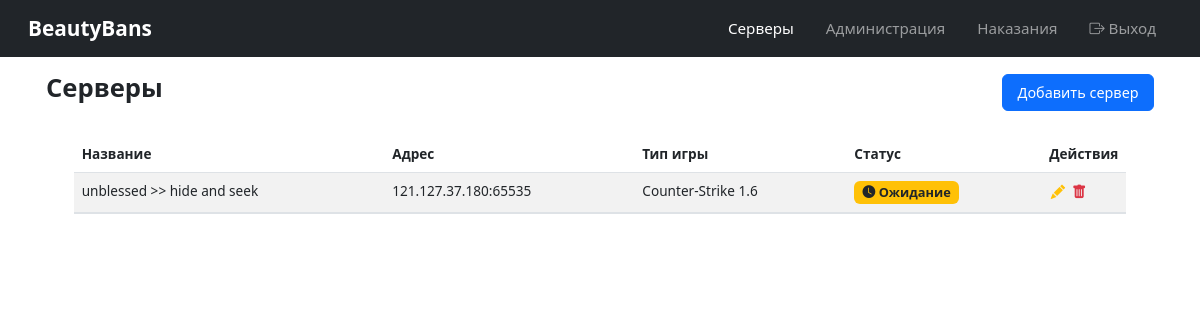
/servers/ (signed in), run on the app's committed database.
### servers/models.py (models this page shows, shortened)
class Server(models.Model):
    GAME_CHOICES = [
        ('cs16', 'Counter-Strike 1.6'),
        ('cs2', 'Counter-Strike 2'),
    ]
    name = models.CharField(max_length=64)
    ip = models.GenericIPAddressField()
    port = models.IntegerField(default=27015)
    rcon_password = models.CharField(max_length=128, blank=True, default='')
    game_type = models.CharField(max_length=8, choices=GAME_CHOICES, default='cs16')
    token = models.UUIDField(default=uuid.uuid4, editable=False, unique=True)
    is_active = models.BooleanField(default=True)
    is_verified = models.BooleanField(default=False, help_text='Верифицирован через API плагина')
    created_at = models.DateTimeField(auto_now_add=True)
    class Meta:
        verbose_name = 'Server'
        verbose_name_plural = 'Servers'

### servers/views.py (the view)
# urls.py: path('', views.servers_list, name='list'),
@login_required
def servers_list(request):
    servers = Server.objects.all().order_by('-created_at')
    return render(request, 'servers/list.html', {'servers': servers})

### servers/templates/servers/list.html (shortened to what this page needs)
{% extends 'base.html' %}
{% block content %}
<div class="d-flex justify-content-between align-items-center mb-4">
    <h1>Серверы</h1>
    <a href="{% url 'servers:add' %}" class="btn btn-primary">Добавить сервер</a>
</div>
{% if servers %}
<div class="table-responsive">
    <table class="table table-striped">
        <thead>
            <tr>
                <th>Название</th>
                <th>Адрес</th>
                <th>Тип игры</th>
                <th>Статус</th>
                <th width="80">Действия</th>
            </tr>
        </thead>
        <tbody>
            {% for server in servers %}
            <tr class="clickable-row" data-server-id="{{ server.id }}">
                <td>{{ server.name }}</td>
                <td>{{ server.ip }}:{{ server.port }}</td>
                <td>{{ server.get_game_type_display }}</td>
                <td>
                    {% if not server.is_active %}
                        <span class="badge bg-secondary">Неактивен</span>
                    {% elif not server.is_verified %}
                        <span class="badge bg-warning text-dark"><i class="bi bi-clock-fill"></i> Ожидание</span>
                    {% else %}
                        <span class="badge bg-success"><i class="bi bi-check-circle-fill"></i> Активен</span>
                    {% endif %}
                </td>
                <td>
                    <a href="{% url 'servers:edit' server.pk %}" class="action-icon text-warning" title="Редактировать">
                        <i class="bi bi-pencil-fill"></i>
                    </a>
                    <a href="{% url 'servers:delete' server.pk %}" class="action-icon text-danger" title="Удалить">
                        <i class="bi bi-trash-fill"></i>
                    </a>
                </td>
            </tr>
            <tr>
                <td colspan="5" class="p-0">
                </td>
            </tr>
            {% endfor %}
        </tbody>
    </table>
</div>
{% else %}
<div class="alert alert-info">
    Серверов пока нет. <a href="{% url 'servers:add' %}">Добавить первый сервер</a>
</div>
{% endif %}
{% endblock %}

### templates/base.html (style rules this page uses)
body { font-size: 14px; }
.btn { font-size: 0.9rem; padding: 0.4rem 0.9rem; }
.table { font-size: 0.85rem; width: 95% !important; margin: 0 auto; }
.table-responsive { overflow-x: auto; }
.action-icon { font-size: 0.9rem; cursor: pointer; margin: 0 0.1rem; text-decoration: none; }
h1 { font-size: 1.6rem; font-weight: 600; text-align: center; }
.badge { font-size: 0.8rem; }
.clickable-row { cursor: pointer; }

### data on the page
Server: name "unblessed >> hide and seek", ip "121.127.37.180", port "65535", game_type "Counter-Strike 1.6", is_active True (drawn)
